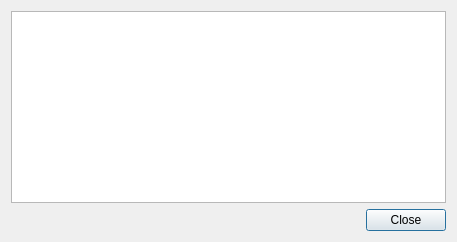
<?xml version="1.0" encoding="UTF-8"?>
<ui version="4.0">
 <class>Dialog</class>
 <widget class="QDialog" name="Dialog">
  <property name="geometry">
   <rect>
    <x>0</x>
    <y>0</y>
    <width>457</width>
    <height>242</height>
   </rect>
  </property>
  <property name="windowTitle">
   <string>Dialog</string>
  </property>
  <layout class="QVBoxLayout" name="verticalLayout">
   <item>
    <widget class="QTextBrowser" name="txtMessage">
     <property name="openLinks">
      <bool>false</bool>
     </property>
    </widget>
   </item>
   <item>
    <widget class="QDialogButtonBox" name="buttonBox">
     <property name="orientation">
      <enum>Qt::Horizontal</enum>
     </property>
     <property name="standardButtons">
      <set>QDialogButtonBox::Close</set>
     </property>
    </widget>
   </item>
  </layout>
 </widget>
 <resources/>
 <connections>
  <connection>
   <sender>buttonBox</sender>
   <signal>accepted()</signal>
   <receiver>Dialog</receiver>
   <slot>accept()</slot>
   <hints>
    <hint type="sourcelabel">
     <x>248</x>
     <y>254</y>
    </hint>
    <hint type="destinationlabel">
     <x>157</x>
     <y>274</y>
    </hint>
   </hints>
  </connection>
  <connection>
   <sender>buttonBox</sender>
   <signal>rejected()</signal>
   <receiver>Dialog</receiver>
   <slot>reject()</slot>
   <hints>
    <hint type="sourcelabel">
     <x>316</x>
     <y>260</y>
    </hint>
    <hint type="destinationlabel">
     <x>286</x>
     <y>274</y>
    </hint>
   </hints>
  </connection>
 </connections>
</ui>
